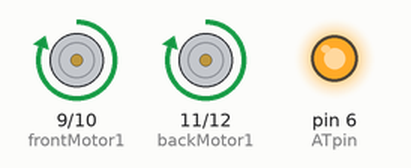
Simulated run of this sketch. Board: Arduino Uno, built with avr-gcc and run on an emulated ATmega328P. Parts: motor-driver pin pairs drawn as motors (green arrow = first pin HIGH = forward, orange = second pin HIGH = backward, longer = more drive), output pins drawn as LEDs (lit = HIGH). What the sketch prints to the serial monitor is not drawn.

Above: at 1.0 s.
At 24.0 s:
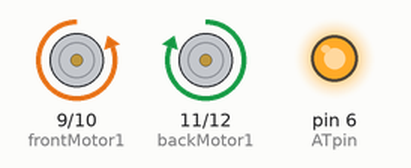
At 38.5 s:
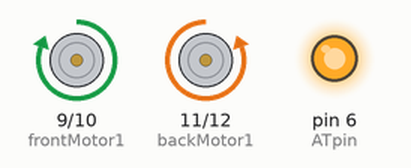
At 51.2 s:
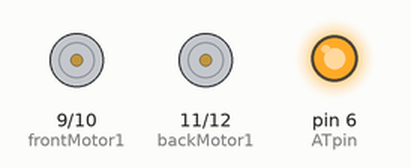
Timing chart, 0 to 54.6 s (numbered marks = the images above):
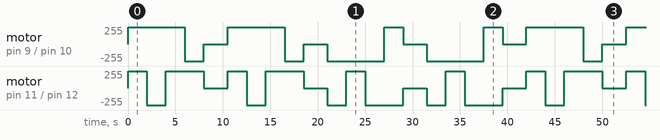

The sketch:

test_drive.ino
```cpp
// tests driving capability driving forward, driving backward, turning

#include <TinyGPS++.h>
#include <SoftwareSerial.h>

//define pins
#define backEncoder 2
#define frontEncoder 3
#define HCRXPin 4
#define HCTXPin 5
#define ATpin 6 // used to switch to AT mode
#define gpsRXPin 7
#define gpsTXPin 8
int frontMotor1=9;
int frontMotor2=10;
int backMotor1=11;
int backMotor2=12;

// define baud rates
#define GPSBaud 9600
#define HC12Baud 1200
#define monitorBaud 1200

// define global variables
double distance_to_goal, delta_dir, after_lat, after_lng, curr_dir;
double straight_lat, straight_lng, course1, course2;
double goal_dir, init_lat, init_lng, distance_covered, x, y, h;
double Goal_Lat = 40.246204, Goal_Lng = -111.646780;
String s,sa,sb;
bool writer;
int    polyCorners  = 4; // how many corners the polygon has
float  polyX[] = {38.14615, 38.14635, 38.14557, 38.14541 };  //latitudinal coordinates of corners
float  polyY[] = {-76.42668, -76.42617, -76.42608, -76.42661}; //longitudinal coordinates of corners

// define states
enum States {in_air, left, right, straight, wait, navigate, triangulate};
States state = in_air;

// The TinyGPS++ object
TinyGPSPlus gps;

// The serial connection to the GPS device
SoftwareSerial ss(gpsTXPin, gpsRXPin);
SoftwareSerial HC12(HCTXPin, HCRXPin); // HC-12 TX Pin, HC-12 RX Pin

void setup() {
  // setup serial communications
  Serial.begin(monitorBaud);             // Serial port to computer
  HC12.begin(HC12Baud);               // Serial port to HC12
  ss.begin(GPSBaud); //Serial port to gps

  pinMode(ATpin, OUTPUT);
  pinMode(frontMotor1, OUTPUT);
  pinMode(frontMotor2, OUTPUT);
  pinMode(backMotor1, OUTPUT);
  pinMode(backMotor2, OUTPUT);
  pinMode(frontEncoder, INPUT);
  pinMode(backEncoder, INPUT);

  digitalWrite(ATpin, HIGH); // For command mode set to low
  digitalWrite(frontMotor1, LOW);
  digitalWrite(frontMotor2, LOW);
  digitalWrite(backMotor1, LOW);
  digitalWrite(backMotor2, LOW);

  bool writer = false;

  state = in_air;
  distance_to_goal = 100;
}

void loop() {
  drive_straight(10);
  delay(2000);
  drive_left(10);
  delay(2000);
  drive_straight(10);
  delay(2000);
  drive_right(10);
  delay(2000);

  stop_fun();
  delay(2000);

  switch_motors;
  delay(500);
  drive_straight(10);
  delay(2000);
  drive_left(10);
  delay(2000);
  drive_straight(10);
  delay(2000);
  drive_right(10);
  delay(2000);

  stop_fun();
  delay(2000);

  switch_motors();
  delay(500);
}

void switch_motors(){
  int a = frontMotor1;
  int b = frontMotor2;
  int c = backMotor1;
  int d = backMotor2;
  frontMotor1 = b;
  frontMotor2 = a;
  backMotor1 = d;
  backMotor2 = c;
  Serial.print("Switching Motors!");
}

void stop_fun()
{
  digitalWrite(frontMotor1, LOW);
  digitalWrite(frontMotor2, LOW);
  digitalWrite(backMotor1, LOW);
  digitalWrite(backMotor2, LOW);
  Serial.print("Stopping!");
}

void drive_left(double dangle)
{
  digitalWrite(frontMotor2, LOW);
  digitalWrite(backMotor1, LOW);

  digitalWrite(frontMotor1, HIGH);
  digitalWrite(backMotor2, HIGH);

  //check angle
  Serial.print("Turning Left: ");
  Serial.print(dangle);
}

void drive_right(double dangle)
{
  digitalWrite(frontMotor1, LOW);
  digitalWrite(backMotor2, LOW);

  digitalWrite(frontMotor2, HIGH);
  digitalWrite(backMotor1, HIGH);

  //check angle
  Serial.print("Turning Right: ");
  Serial.print(dangle);
  // delay(3000);
}

void drive_straight(double dist)
{
  digitalWrite(frontMotor2, LOW);
  digitalWrite(backMotor2, LOW);

  digitalWrite(frontMotor1, HIGH);
  digitalWrite(backMotor1, HIGH);

  //check distance
  Serial.print("Driving Straight: ");
  Serial.print(dist);
  // delay(3000);
}

//notes:

//Antenna
      // To set up antenna connect ground to set.
      // type AT into monitor and it will reply with OK
      // to change Baud Rate: AT+Bxxxx ex. AT+B9600
      // to change Communication Channel: AT+Cxxx ex. AT+C006

      // when you use the serial monitor to send custom messages it does a wierd thing where only the first three characters of a new line make it to the computer

//  //transmission code
//  while (HC12.available())  // If HC-12 has data
//  {
//    Serial.write(HC12.read());      // Send the data to Serial monitor
//  }
//  while (Serial.available()) // If Serial monitor has data
//  {
//    HC12.write(Serial.read());      // Send that data to HC-12
//  }

//GPS
      // Serial.println(gps.speed.mph()); // Speed in miles per hour (double)
      // Serial.println(gps.speed.mps()); // Speed in meters per second (double)
      // Serial.println(gps.speed.kmph()); // Speed in kilometers per hour (double)
      // Serial.println(gps.course.value()); // Raw course in 100ths of a degree (i32)
      // Serial.println(gps.course.deg()); // Course in degrees (double)
      // Serial.println(gps.satellites.value()); // Number of satellites in use (u32)
      // Serial.println(gps.hdop.value()); // Horizontal Dim. of Precision (100ths-i32)


////////////////////////////////////////////////////////////////////////////////////
//Extra Functions
////////////////////////////////////////////////////////////////////////////////////

static void printFloat(float val, bool valid, int len, int prec)
{
  if (!valid)
  {
    while (len-- > 1)
      Serial.print('*');
    Serial.print(' ');
  }
  else
  {
    Serial.print(val, prec);
    int vi = abs((int)val);
    int flen = prec + (val < 0.0 ? 2 : 1); // . and -
    flen += vi >= 1000 ? 4 : vi >= 100 ? 3 : vi >= 10 ? 2 : 1;
    for (int i=flen; i<len; ++i)
      Serial.print(' ');
  }
  smartDelay(0);
}

static void printInt(unsigned long val, bool valid, int len)
{
  char sz[32] = "*****************";
  if (valid)
    sprintf(sz, "%ld", val);
  sz[len] = 0;
  for (int i=strlen(sz); i<len; ++i)
    sz[i] = ' ';
  if (len > 0)
    sz[len-1] = ' ';
  Serial.print(sz);
  smartDelay(0);
}

static void smartDelay(unsigned long ms)
{
  unsigned long start = millis();
  do
  {
    while (ss.available())
      gps.encode(ss.read());
  } while (millis() - start < ms);
}

int sign(double x)
{
  int signOfX = (x > 0) - (x < 0);
  return signOfX;
}

//  Globals which should be set before calling this function:
//
//  int    polyCorners  =  how many corners the polygon has
//  float  polyX[]      =  horizontal coordinates of corners
//  float  polyY[]      =  vertical coordinates of corners
//  float  x, y         =  point to be tested
//
//  (Globals are used in this example for purposes of speed.  Change as
//  desired.)
//
//  The function will return true if the point x,y is inside the polygon, or
//  NO if it is not.  If the point is exactly on the edge of the polygon,
//  then the function may return true or false.
//
//  Note that division by zero is avoided because the division is protected
//  by the "if" clause which surrounds it.

// from: http://alienryderflex.com/polygon/

bool pointInPolygon() {

  int   i, j=polyCorners-1 ;
  bool  oddNodes=false     ;

  for (i=0; i<polyCorners; i++) {
    if ((polyY[i]< y && polyY[j]>=y
    ||   polyY[j]< y && polyY[i]>=y)
    &&  (polyX[i]<=x || polyX[j]<=x)) {
      oddNodes^=(polyX[i]+(y-polyY[i])/(polyY[j]-polyY[i])*(polyX[j]-polyX[i])<x); }
    j=i; }

  return oddNodes; }
```

Measured:
- by itself, motor on pin 9 (frontMotor1) / pin 10 (frontMotor2): repeats every 42.0 s: backward 255/255 2.0 s, stopped 2.5 s, forward 255/255 6.0 s, backward 255/255 2.0 s, stopped 2.5 s, backward 255/255 6.0 s, forward 255/255 2.0 s, stopped 2.5 s, backward 255/255 6.0 s, forward 255/255 2.0 s, stopped 2.5 s, forward 255/255 6.0 s
